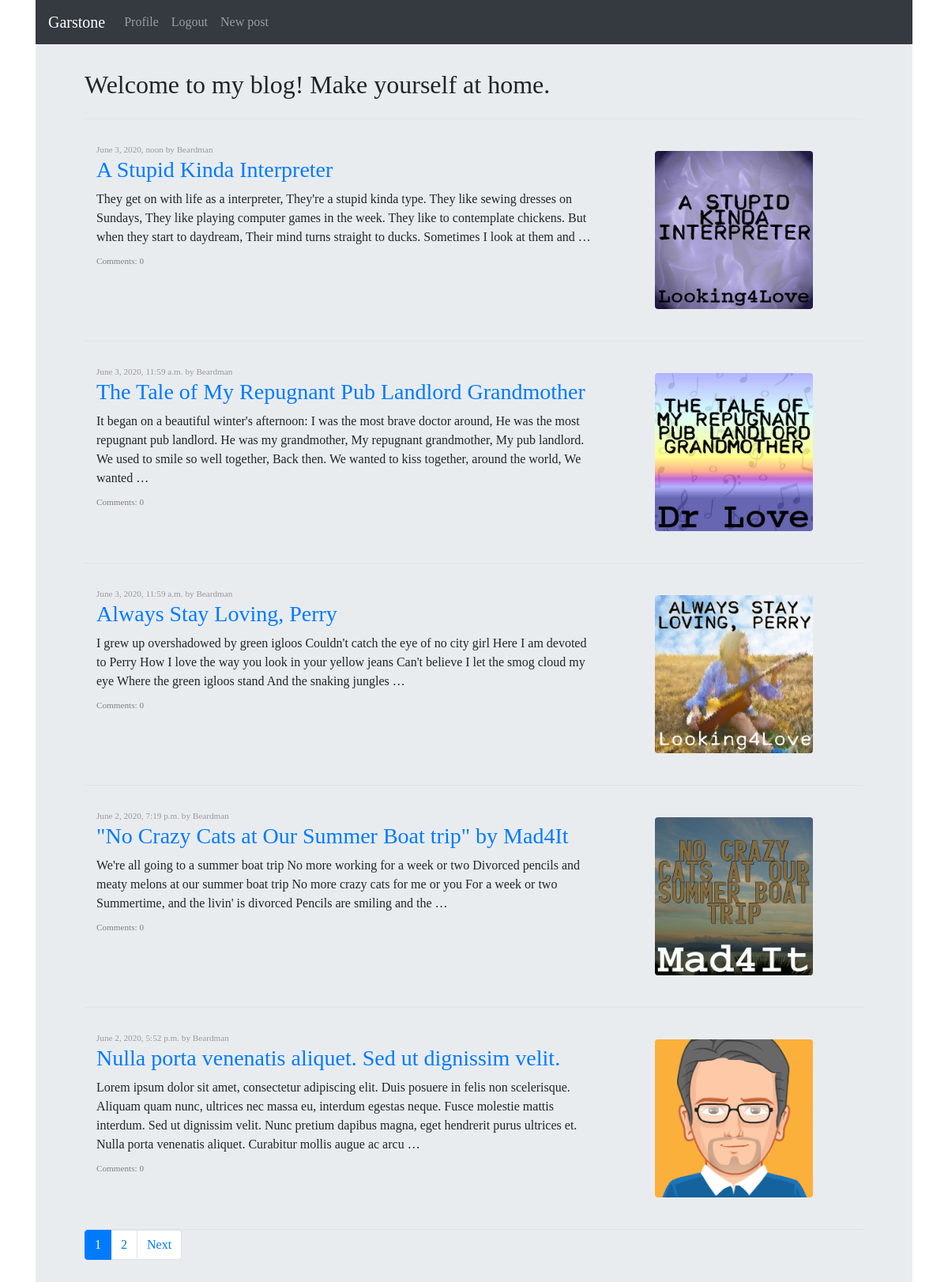
Screenshot of / (signed in) with the database file from the repository.
### blog/models.py (models this page shows, shortened)
class Post(models.Model):
    author = models.ForeignKey(User, on_delete=models.CASCADE, related_name='user_posts')
    title = models.CharField(max_length=100)
    text = models.CharField(max_length=65536)
    creation_date = models.DateTimeField(auto_now_add=True)
    image = models.ImageField(upload_to='attachments/', blank=True)

### blog/views.py (the view)
# urls.py: url(r'^$', MainPageView.as_view(), name='index'),
class MainPageView(View):
    @staticmethod
    def get(request, *args, **kwargs):
        all_posts = Post.objects.all().order_by('-creation_date')
        page = request.GET.get('page', 1)
        paginator = Paginator(all_posts, 5)
        try:
            posts = paginator.page(page)
        except PageNotAnInteger:
            posts = paginator.page(1)
        except EmptyPage:
            posts = paginator.page(paginator.num_pages)
        return render(request, 'index.html', context={'posts': posts})

### templates/index.html (shortened to what this page needs)
{% extends "base.html" %}
{% block content %}
    <div class="container">
        <h2 class="pb-4 border-bottom">Welcome to my blog! Make yourself at home.</h2>
        {% for post in posts %}
            <div class="container border-bottom blog-post">
                <div class="row">
                    <div class="container col-lg-8 col-md-7 col-sm-auto">
                        <div class="blog-post-meta">
                            {{ post.creation_date }} by {{ post.author }}
                        </div>
                        <a href="/posts/{{ post.id }}"> <h3>{{ post.title }}</h3></a>
                        {{ post.text|truncatewords:50 }}
                        <div class="blog-post-meta" style="margin-top: 10px">
                            <a id='comments_link' href="/posts/{{ post.id }}">Comments: {{ post.post_comments.count }}</a>
                        </div>
                    </div>
                    <div class="container col-lg-4 col-md-5 col-sm-auto text-center">
                        {% if post.image %}
                            <a href="/posts/{{ post.id }}"><img src="{{ MEDIA_URL }}{{ post.image}}" class="rounded center-block main-page-img"></a>
                        {% endif %}
                    </div>
                </div>
            </div>
        {% endfor %}
    {% if posts.has_other_pages %}
        <nav aria-label="...">
            <ul class="pagination">
                {% for i in posts.paginator.page_range %}
                    {% if posts.number == i %}
                        <li class="page-item active" aria-current="page">
                            <span class="page-link">{{ i }}
                            </span>
                        </li>
                    {% else %}
                        <li class="page-item">
                            <a class="page-link" href="?page={{ i }}">{{ i }}</a>
                        </li>
                    {% endif %}
                {% endfor %}
                {% if posts.has_next %}
                    <li class="page-item">
                        <a class="page-link" href="?page={{ posts.next_page_number }}">Next</a>
                    </li>
                {% endif %}
            </ul>
        </nav>
    {% endif %}
    </div>
{% endblock %}

### static/basic.css (style rules this page uses)
body { font-family: 'Libre Baskerville', serif; }
.pb-4 { margin-bottom: 0px; }
.blog-post-meta { color: #999; font-size: 0.7em; }
.blog-post { padding-bottom: 30px; padding-top: 30px; }
.main-page-img { max-width: 200px; max-height: 200px; margin: 10px 0px; }
#comments_link { color: grey; }

### rows the page displays
Post: creation_date "June 3, 2020, noon", author "Beardman", title "A Stupid Kinda Interpreter", text "They get on with life as a interpreter, They're a stupid kinda type. They like sewing dresses on Sundays, They like playing computer games in the week. They like to contemplate chickens. But when they start to daydream, Their mind turns straight to ducks. Sometimes I look at them and …", post_comments.count "0", image (picture)
Post: creation_date "June 3, 2020, 11:59 a.m.", author "Beardman", title "The Tale of My Repugnant Pub Landlord Grandmother", text "It began on a beautiful winter's afternoon: I was the most brave doctor around, He was the most repugnant pub landlord. He was my grandmother, My repugnant grandmother, My pub landlord. We used to smile so well together, Back then. We wanted to kiss together, around the world, We wanted …", post_comments.count "0", image (picture)
Post: creation_date "June 3, 2020, 11:59 a.m.", author "Beardman", title "Always Stay Loving, Perry", text "I grew up overshadowed by green igloos Couldn't catch the eye of no city girl Here I am devoted to Perry How I love the way you look in your yellow jeans Can't believe I let the smog cloud my eye Where the green igloos stand And the snaking jungles …", post_comments.count "0", image (picture)
Post: creation_date "June 2, 2020, 7:19 p.m.", author "Beardman", title "\"No Crazy Cats at Our Summer Boat trip\" by Mad4It", text "We're all going to a summer boat trip No more working for a week or two Divorced pencils and meaty melons at our summer boat trip No more crazy cats for me or you For a week or two Summertime, and the livin' is divorced Pencils are smiling and the …", post_comments.count "0", image (picture)
Post: creation_date "June 2, 2020, 5:52 p.m.", author "Beardman", title "Nulla porta venenatis aliquet. Sed ut dignissim velit.", text "Lorem ipsum dolor sit amet, consectetur adipiscing elit. Duis posuere in felis non scelerisque. Aliquam quam nunc, ultrices nec massa eu, interdum egestas neque. Fusce molestie mattis interdum. Sed ut dignissim velit. Nunc pretium dapibus magna, eget hendrerit purus ultrices et. Nulla porta venenatis aliquet. Curabitur mollis augue ac arcu …", post_comments.count "0", image (picture)

### other values shown
{{ i }} "1"
{{ i }} "2"
